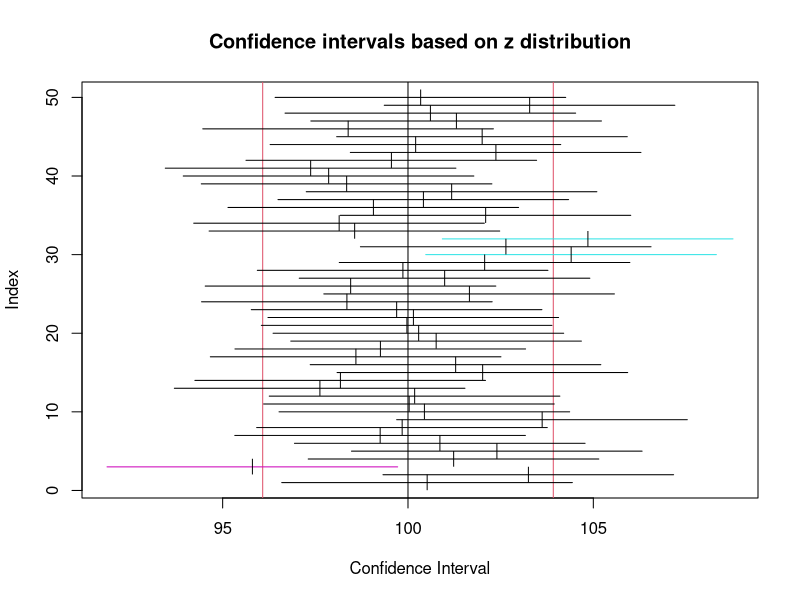
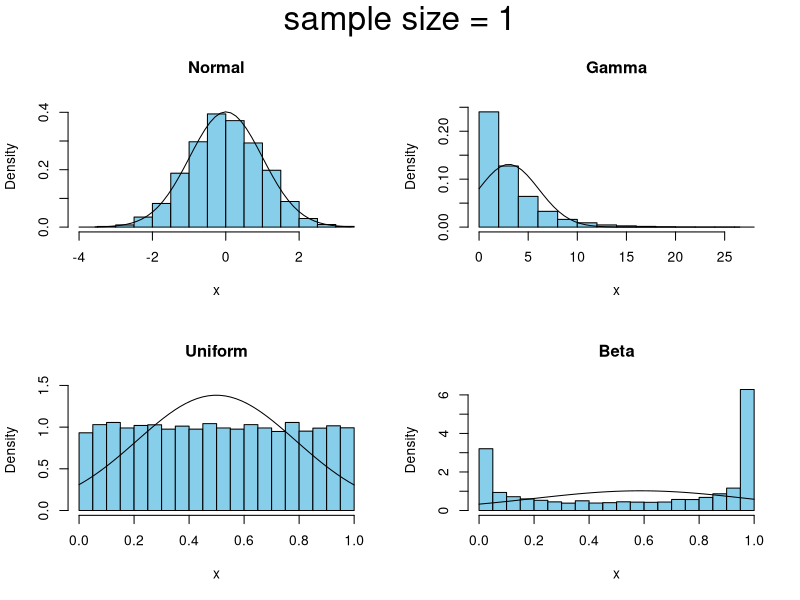
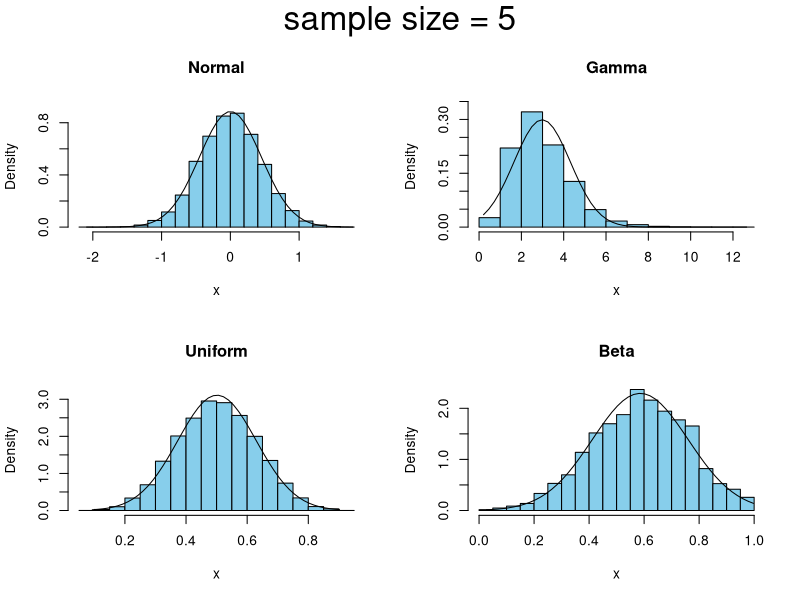
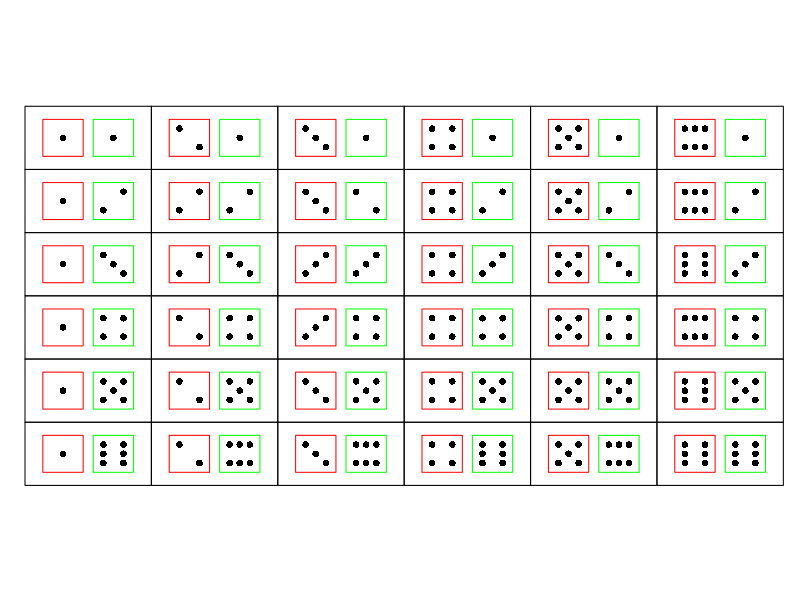
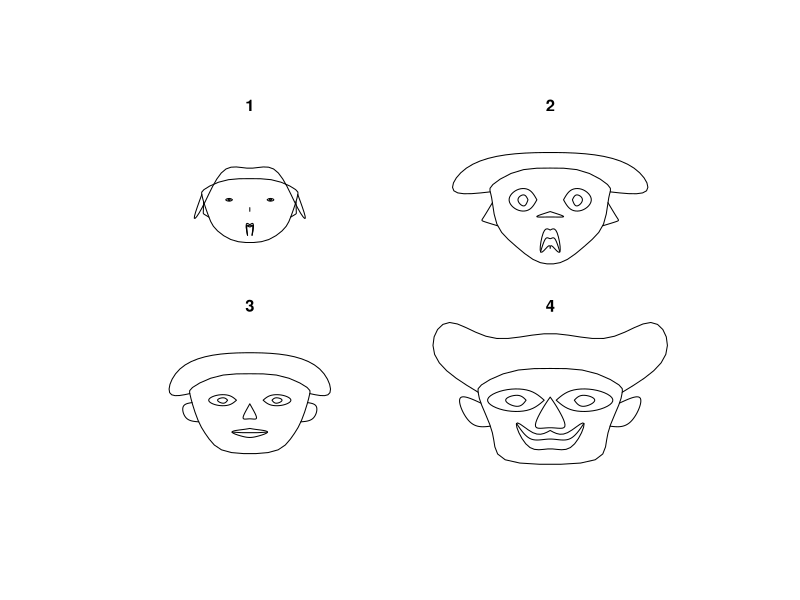
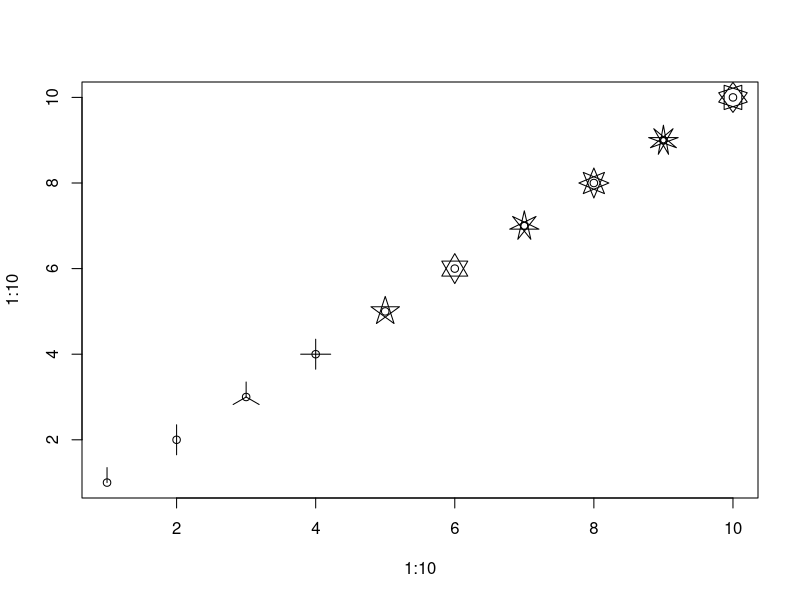
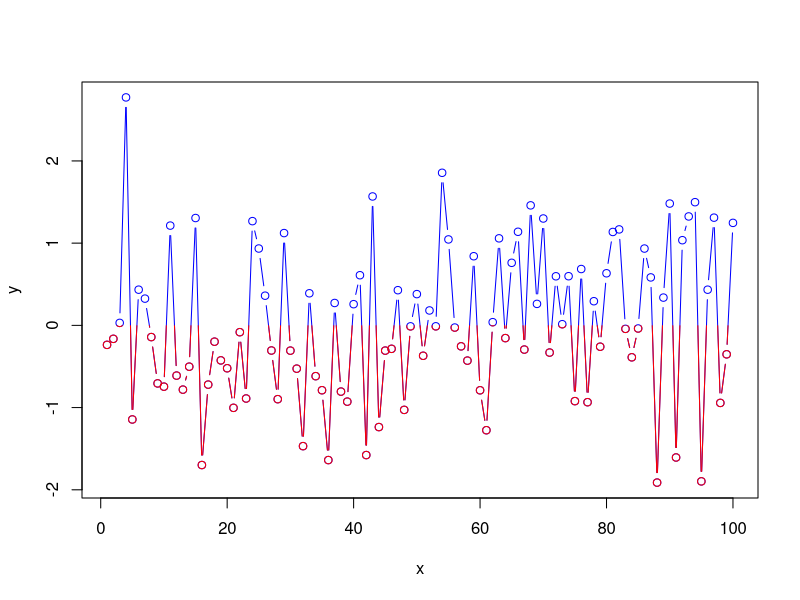
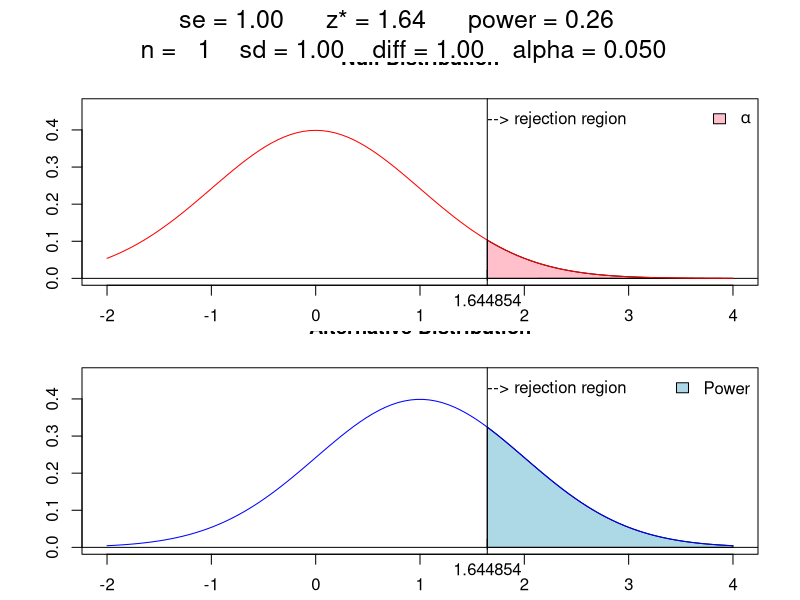

Reproduce these figures in R, in order.
library(TeachingDemos)


### Name: TeachingDemos-package
### Title: Various functions for demonstration and learning.
### Aliases: TeachingDemos-package TeachingDemos
### Keywords: package aplot iplot dynamic

### ** Examples

ci.examp()

clt.examp()
clt.examp(5)

plot.dice( expand.grid(1:6,1:6), layout=c(6,6) )

faces(rbind(1:3,5:3,3:5,5:7))

plot(1:10, 1:10)
my.symbols( 1:10, 1:10, ms.polygram, n=1:10, inches=0.3 )

x <- seq(1,100)
y <- rnorm(100)
plot(x,y, type='b', col='blue')
clipplot( lines(x,y, type='b', col='red'), ylim=c(par('usr')[3],0))

power.examp()
power.examp(n=25)
power.examp(alpha=0.1)
